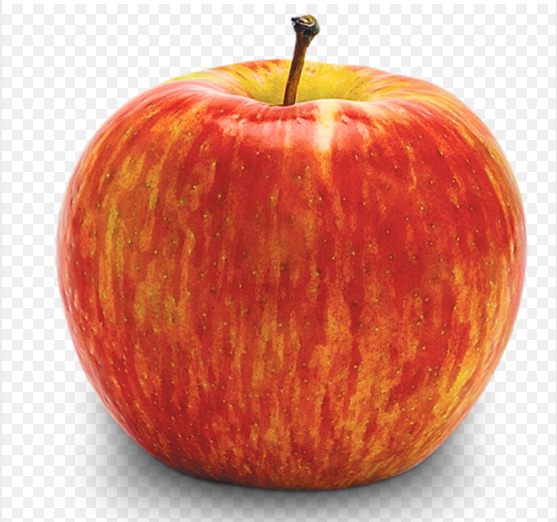
#> input picture generate_quality/image/img_0001_02.png, 557 x 522 px
$ python image.py image/img_0001_02.png
#> lines starting #> are read from the running program, lines starting #| are printed output that depends on the picture
#!/usr/bin/env python3
"""
Image Quality Assessment Script
Evaluates image quality using BRISQUE and NIQE metrics
"""

import cv2
import numpy as np
from scipy.special import gamma as gamma_func
from scipy.stats import gamma
import argparse


def estimate_aggd_parameters(block):
    """Estimate AGGD parameters for BRISQUE"""
    block = block.flatten()
    gam = np.arange(0.2, 10.001, 0.001)
    r_gam = (gamma_func(1/gam) ** 2) / (gamma_func(2/gam) * gamma_func(1/gam))

    mean_abs = np.mean(np.abs(block))
    std_abs = np.sqrt(np.mean(block**2))

    if std_abs == 0:
        return 1, 0.1

    rho = mean_abs / std_abs
    rho_array = np.abs(rho - r_gam)
    min_idx = np.argmin(rho_array)
    alpha = gam[min_idx]

    beta_l = np.sqrt(gamma_func(1/alpha) / gamma_func(3/alpha))
    beta_r = np.sqrt(gamma_func(1/alpha) / gamma_func(3/alpha))

    return alpha, (beta_l + beta_r) / 2


def compute_brisque_features(img):
    """Compute BRISQUE features from image"""
    # Convert to grayscale if needed
    if len(img.shape) == 3:
        img = cv2.cvtColor(img, cv2.COLOR_BGR2GRAY)

    img = img.astype(np.float64)

    # Compute MSCN coefficients
    mu = cv2.GaussianBlur(img, (7, 7), 1.16)
    mu_sq = mu * mu
    sigma = cv2.GaussianBlur(img * img, (7, 7), 1.16)
    sigma = np.sqrt(np.abs(sigma - mu_sq))

    # Avoid division by zero
    sigma[sigma < 1] = 1
    mscn = (img - mu) / sigma

    # Compute features
    features = []

    # Shape parameters
    alpha, beta = estimate_aggd_parameters(mscn)
    features.extend([alpha, beta])

    # Compute pairwise products
    shifts = [(0, 1), (1, 0), (1, 1), (-1, 1)]
    for shift in shifts:
        shifted = np.roll(np.roll(mscn, shift[0], axis=0), shift[1], axis=1)
        pair = mscn * shifted
        alpha, beta = estimate_aggd_parameters(pair)

        # Also compute for left and right tails
        left = pair[pair < 0]
        right = pair[pair > 0]

        if len(left) > 0:
            alpha_l, beta_l = estimate_aggd_parameters(left)
        else:
            alpha_l, beta_l = 1, 0.1

        if len(right) > 0:
            alpha_r, beta_r = estimate_aggd_parameters(right)
        else:
            alpha_r, beta_r = 1, 0.1

        mean = np.mean(pair)
        features.extend([alpha, beta, alpha_l, beta_l, alpha_r, beta_r, mean])

    return np.array(features)


def calculate_brisque(img_path):
    """
    Calculate BRISQUE score for an image
    Note: This is a simplified version. For accurate results,
    use pre-trained models from libraries like pyiqa or image-quality
    """
    try:
        img = cv2.imread(img_path)
        if img is None:
            return None

        # Extract features at two scales
        features1 = compute_brisque_features(img)

        # Downsample for second scale
        img_half = cv2.resize(img, (img.shape[1]//2, img.shape[0]//2))
        features2 = compute_brisque_features(img_half)

        # Combine features
        all_features = np.concatenate([features1, features2])

        # Simple scoring based on feature statistics
        # Note: This is a placeholder. Real BRISQUE uses SVM regression
        score = np.mean(np.abs(all_features - 1)) * 20

        return min(100, max(0, score))

    except Exception as e:
        print(f"Error calculating BRISQUE: {e}")
        return None


def calculate_niqe(img_path):
    """
    Calculate NIQE score for an image
    Note: This is a simplified version. For accurate results,
    use pre-trained models from libraries like pyiqa or image-quality
    """
    try:
        img = cv2.imread(img_path)
        if img is None:
            return None

        # Convert to grayscale
        if len(img.shape) == 3:
            gray = cv2.cvtColor(img, cv2.COLOR_BGR2GRAY)
        else:
            gray = img

        gray = gray.astype(np.float64)

        # Extract patches
        patch_size = 96
        patches = []

        h, w = gray.shape
        for i in range(0, h - patch_size, patch_size//2):
            for j in range(0, w - patch_size, patch_size//2):
                patch = gray[i:i+patch_size, j:j+patch_size]

                # Check if patch has sufficient variance
                if np.std(patch) > 0.5:
                    patches.append(patch)

        if len(patches) == 0:
            return 10.0  # Default score for low-variance images

        # Compute features for each patch
        features_list = []
        for patch in patches[:100]:  # Limit number of patches
            # Compute local normalized luminance
            mu = cv2.GaussianBlur(patch, (7, 7), 1.5)
            # Ensure non-negative variance
            var = cv2.GaussianBlur(patch**2, (7, 7), 1.5) - mu**2
            var = np.maximum(var, 0)  # Clip negative values to 0
            sigma = np.sqrt(var)
            sigma[sigma < 1] = 1

            normalized = (patch - mu) / sigma

            # Extract simple statistics as features
            features = [
                np.mean(normalized),
                np.std(normalized),
                np.percentile(normalized, 25),
                np.percentile(normalized, 75),
                np.mean(np.abs(normalized)),
                np.max(normalized),
                np.min(normalized)
            ]
            features_list.append(features)

        # Compute score based on feature statistics
        if len(features_list) == 0:
            return 5.0  # Default middle score if no valid features

        features_array = np.array(features_list)
        mean_features = np.mean(features_array, axis=0)
        std_features = np.std(features_array, axis=0)

        # Improved scoring based on deviation from expected natural image statistics
        # Natural images typically have certain statistical properties
        expected_mean = np.array([0, 1, -0.7, 0.7, 0.8, 3, -3])  # Expected values for natural images
        expected_std = np.array([0.1, 0.5, 0.5, 0.5, 0.3, 1, 1])  # Expected standard deviations

        # Calculate deviation from expected values
        mean_deviation = np.abs(mean_features - expected_mean)
        std_deviation = np.abs(std_features - expected_std)

        # Combine deviations with weights
        weights = np.array([1, 2, 1, 1, 1.5, 1, 1])  # Weight importance of different features
        score = np.sum(weights * (mean_deviation + std_deviation * 0.5)) / np.sum(weights)

        # Scale to 0-10 range
        score = score * 1.5

        return min(10, max(0.1, score))  # Ensure score is between 0.1 and 10

    except Exception as e:
        print(f"Error calculating NIQE: {e}")
        return None


def assess_image_quality(img_path):
    """
    Assess image quality using BRISQUE and NIQE metrics

    Args:
        img_path: Path to the image file

    Returns:
        Dictionary with BRISQUE and NIQE scores
    """
    print(f"\nAssessing image quality for: {img_path}")
    print("-" * 50)

    # Calculate BRISQUE score
    brisque_score = calculate_brisque(img_path)
    if brisque_score is not None:
        print(f"BRISQUE Score: {brisque_score:.2f}")
        print(f"  (0-100, lower is better)")
    else:
        print("BRISQUE Score: Failed to calculate")

    # Calculate NIQE score
    niqe_score = calculate_niqe(img_path)
    if niqe_score is not None:
        print(f"NIQE Score: {niqe_score:.2f}")
        print(f"  (0-10, lower is better)")
    else:
        print("NIQE Score: Failed to calculate")

    print("-" * 50)

    # Quality interpretation
    if brisque_score is not None:
        if brisque_score < 20:
            quality = "Excellent"
        elif brisque_score < 40:
            quality = "Good"
        elif brisque_score < 60:
            quality = "Fair"
        elif brisque_score < 80:
            quality = "Poor"
        else:
            quality = "Very Poor"
        print(f"Overall Quality Assessment: {quality}")

    return {
        "brisque": brisque_score,
        "niqe": niqe_score,
        "image_path": img_path
    }


def main():
    parser = argparse.ArgumentParser(
        description="Assess image quality using BRISQUE and NIQE metrics",
        formatter_class=argparse.RawDescriptionHelpFormatter,
        epilog="""
Examples:
  python image.py photo.jpg
  python image.py /path/to/image.png

Note: This is a simplified implementation for demonstration.
For production use, consider installing specialized libraries:
  pip install pyiqa
  pip install image-quality
        """
    )

    parser.add_argument(
        "image_path",
        help="Path to the image file"
    )

    parser.add_argument(
        "--accurate",
        action="store_true",
        help="Use accurate implementation (requires pyiqa library)"
    )

    args = parser.parse_args()

    # Check if accurate mode is requested
    if args.accurate:
        try:
            import pyiqa
            print("\nUsing PyIQA for accurate assessment...")

            # Create metrics
            brisque_metric = pyiqa.create_metric('brisque')
            niqe_metric = pyiqa.create_metric('niqe')

            # Calculate scores
            brisque_score = brisque_metric(args.image_path).item()
            niqe_score = niqe_metric(args.image_path).item()

            print(f"\nAccurate BRISQUE Score: {brisque_score:.2f}")
            print(f"Accurate NIQE Score: {niqe_score:.2f}")

        except ImportError:
            print("\nPyIQA not installed. Install it with:")
            print("  pip install pyiqa torch torchvision")
            print("\nFalling back to simplified implementation...\n")
            assess_image_quality(args.image_path)
    else:
        # Use simplified implementation
        assess_image_quality(args.image_path)
#> in calculate_brisque, img is the input picture: shape (522, 557, 3); mean B, G, R 130, 148.4, 215.7
#> in compute_brisque_features, `sigma[sigma < 1] = 1`: sigma: shape (522, 557) float64; min 1, max 80.01, mean 6.6
#> in estimate_aggd_parameters, `mean_abs = np.mean(np.abs(block))`: mean_abs = 0.455
#> in estimate_aggd_parameters, `std_abs = np.sqrt(np.mean(block**2))`: std_abs = 0.57
#> in estimate_aggd_parameters, `rho = mean_abs / std_abs`: rho = 0.797
#> in estimate_aggd_parameters, `rho_array = np.abs(rho - r_gam)`: rho_array = 9801 values, max 1.28 at index 6695, min 7.39e-06 at index 668, mean 1.12
#> in estimate_aggd_parameters, `min_idx = np.argmin(rho_array)`: min_idx = 668
#> in estimate_aggd_parameters, `alpha = gam[min_idx]`: alpha = 0.868
#> in estimate_aggd_parameters, `beta_l = np.sqrt(gamma_func(1/alpha) / gamma_func(3/alpha))`: beta_l = 0.543
#> in compute_brisque_features, `alpha, beta = estimate_aggd_parameters(mscn)`: alpha = 0.868; beta = 0.543
#> the loop in compute_brisque_features, `for shift in shifts:` made 4 passes
#> beta on passes 1 to 4: 0.43, 0.422, 0.438, 0.438
#> after the loop in compute_brisque_features, `for shift in shifts:`:
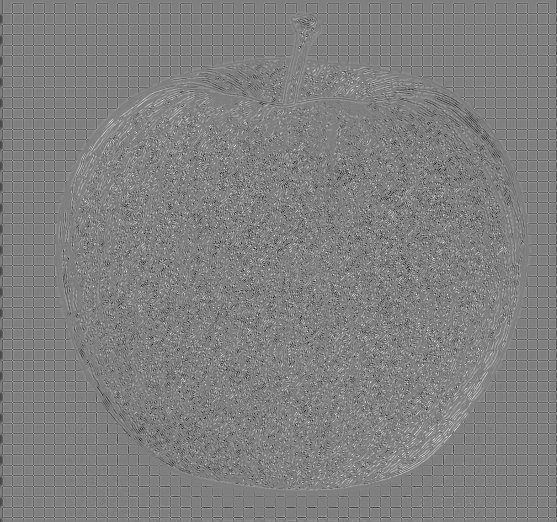
#> pair: shape (522, 557) float64; min -2.67, max 2.69, mean 0.0274; drawn with min black and max white
#> after the loop in compute_brisque_features, `for shift in shifts:`: features = 30 values, max 0.868 at index 0, min 0.0274 at index 29, mean 0.546
#> in calculate_brisque, `features1 = compute_brisque_features(img)`: features1 has the same summary as features in compute_brisque_features
#> in compute_brisque_features (call 2), `mscn = (img - mu) / sigma`:
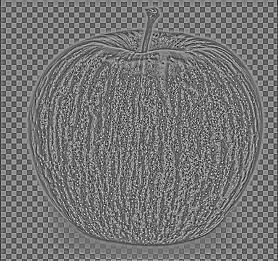
#> mscn: shape (261, 278) float64; min -2.25, max 2.61, mean -0.0115; drawn with min black and max white
#> in compute_brisque_features (call 2), `alpha, beta = estimate_aggd_parameters(mscn)`: alpha = 0.891; beta = 0.572
#> the loop in compute_brisque_features (call 2), `for shift in shifts:` made 4 passes
#> beta on passes 1 to 4: 0.47, 0.454, 0.458, 0.458
#> after the loop in compute_brisque_features (call 2), `for shift in shifts:`:
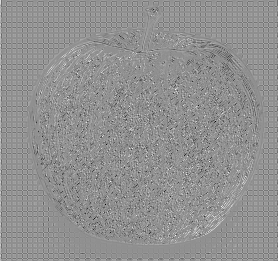
#> pair: shape (261, 278) float64; min -3.63, max 2.8, mean 0.0303; drawn with min black and max white
#> after the loop in compute_brisque_features (call 2), `for shift in shifts:`: features = 30 values, max 0.891 at index 0, min 0.0295 at index 22, mean 0.564
#> in calculate_brisque, `features2 = compute_brisque_features(img_half)`: features2 has the same summary as features in compute_brisque_features
#> in calculate_brisque, `all_features = np.concatenate([features1, features2])`: all_features = 60 values, max 0.891 at index 30, min 0.0274 at index 29, mean 0.555
#> in calculate_brisque, `score = np.mean(np.abs(all_features - 1)) * 20`: score = 8.9
#| BRISQUE Score: 8.90
#> after the loop in calculate_niqe, `for i in range(0, h - patch_size, patch_size//2):`: patches = 90 items
#> the loop in calculate_niqe, `for patch in patches[:100]:` made 90 passes
#> features on passes 1 to 12: [0.00349, 0.516, -0.417, 0.417, 0.411, 1.16, -1.27], [0.0022, 0.517, -0.417, 0.417, 0.416, 0.929, -1.22], [0.00181, 0.534, -0.417, 0.417, 0.425, 1.95, -2], [0.00532, 0.547, -0.417, 0.417, 0.444, 1.95, -2], [0.00826, 0.559, -0.417, 0.417, 0.453, 1.93, -2.22], [0.00292, 0.558, -0.417, 0.417, 0.452, 2.32, -2.22], [0.00267, 0.56, -0.417, 0.417, 0.452, 2.12, -2.31], [0.00643, 0.557, -0.417, 0.417, 0.447, 1.85, -2.31], [0.000819, 0.537, -0.417, 0.417, 0.435, 1.63, -1.51], [0.000456, 0.532, -0.417, 0.417, 0.423, 1.64, -1.64], [0.0013, 0.529, -0.417, 0.417, 0.429, 1.16, -1.69], [-0.000587, 0.54, -0.417, 0.417, 0.439, 2.18, -1.71]
#> pass 1, in calculate_niqe, `normalized = (patch - mu) / sigma`:
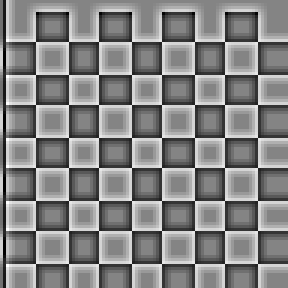
#> normalized: shape (96, 96) float64 (shown 3 times larger); min -1.27, max 1.16, mean 0.00349; drawn with min black and max white
#> after the loop in calculate_niqe, `for patch in patches[:100]:`:
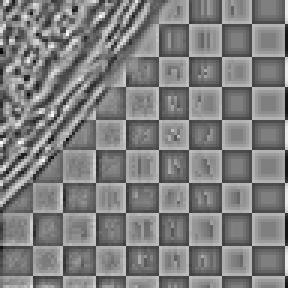
#> normalized: shape (96, 96) float64 (shown 3 times larger); min -1.93, max 1.93, mean 0.00139; drawn with min black and max white
#> after the loop in calculate_niqe, `for patch in patches[:100]:`:
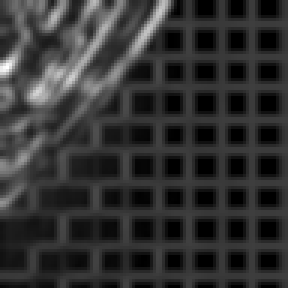
#> sigma: shape (96, 96) float64 (shown 3 times larger); min 1, max 29.66, mean 6.7; drawn with min black and max white
#> after the loop in calculate_niqe, `for patch in patches[:100]:`:
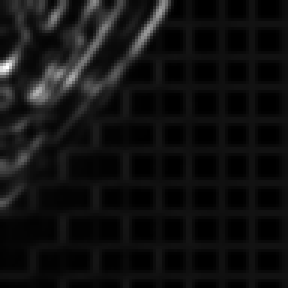
#> var: shape (96, 96) float64 (shown 3 times larger); min 7.28e-12, max 879.5, mean 60.4; drawn with min black and max white
#> in calculate_niqe, `mean_features = np.mean(features_array, axis=0)`: mean_features = [-0.00862, 0.649, -0.483, 0.452, 0.528, 2.36, -2.17]
#> in calculate_niqe, `std_features = np.std(features_array, axis=0)`: std_features = [0.00919, 0.0686, 0.0519, 0.0319, 0.0567, 0.378, 0.256]
#> in calculate_niqe, `mean_deviation = np.abs(mean_features - expected_mean)`: mean_deviation = [0.00862, 0.351, 0.217, 0.248, 0.272, 0.636, 0.828]
#> in calculate_niqe, `std_deviation = np.abs(std_features - expected_std)`: std_deviation = [0.0908, 0.431, 0.448, 0.468, 0.243, 0.622, 0.744]
#> in calculate_niqe, `score = np.sum(weights * (mean_deviation + std_deviation * 0.5)) / np...`: score = 0.57
#> in calculate_niqe, `score = score * 1.5`: score = 0.856
#| NIQE Score: 0.86


if __name__ == "__main__":
    main()
